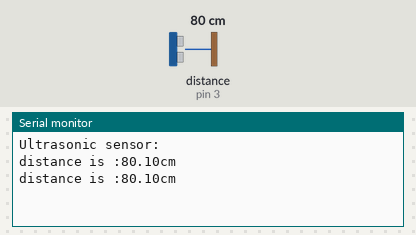
Bench run of a sketch on a simulated Arduino Uno, built with avr-gcc and run on an emulated ATmega328P. Shown: the last lines printed to the serial monitor. Wiring (inferred from the names in the program): ultrasonic range finder: trigger pin 2; echo pin 3. The inputs (shaded band) are chosen by the test bench; at power-on: distance to the obstacle (sensor on pin 3) 80 cm. The echo pulse lasts 58.3 µs per cm.

Above: at 1.8 s.
1.9 s: distance to the obstacle (sensor on pin 3) set to 2 cm
At 2.6 s:
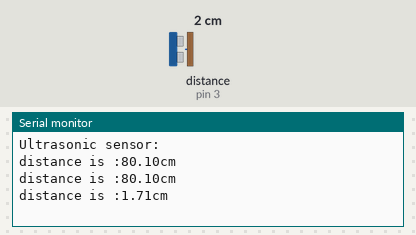
3.4 s: distance to the obstacle (sensor on pin 3) set to 4 cm
At 4.8 s:
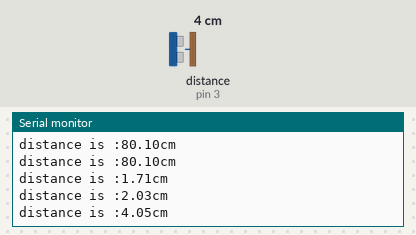
Timing chart, 0 to 6.4 s (numbered marks = the images above; inputs shaded):
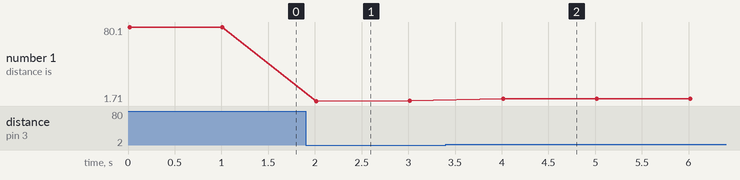

The sketch:

Ultrasonic.ino
```cpp
// (licence header left out)
const int TrigPin = 2; // define TrigPin to pin 2
const int EchoPin = 3;  // Define EchoPin to pin 3
float distance;
void setup()
{
    Serial.begin(9600); // Set the serial port baud rate to 9600
    pinMode(TrigPin, OUTPUT); // Set the TrigPin pin to output mode
    pinMode(EchoPin, INPUT); // Set the EchoPin pin to output mode
    Serial.println("Ultrasonic sensor:");  // Print character Ultrasonic sensor:
}
void loop()
{
    digitalWrite(TrigPin, LOW); // Set the TrigPin pin to low level
    delayMicroseconds(2); // Delay 2 microseconds
    digitalWrite(TrigPin, HIGH);   // Set the TrigPin pin to high level
    delayMicroseconds(10); // Delay 10 microseconds
    digitalWrite(TrigPin, LOW);  // Set the TrigPin pin to low level
    distance = pulseIn(EchoPin, HIGH) / 58.00; // Calculate distance
    Serial.print("distance is :");  // print character distance is:
    Serial.print(distance); // print distance value
    Serial.print("cm"); // print character cm
    Serial.println();
    delay(1000); // Delay 1 second
}
```

Measured:
- after the input at 1.9 s, the serial monitor: prints a new line after 0.11 s (image 1)
- after the input at 3.4 s, the serial monitor: prints a new line after 0.61 s (image 2)
- plotted number 1: 80.1 → 2.03 after the input at 1.9 s, 2.03 → 4.05 after the input at 3.4 s
